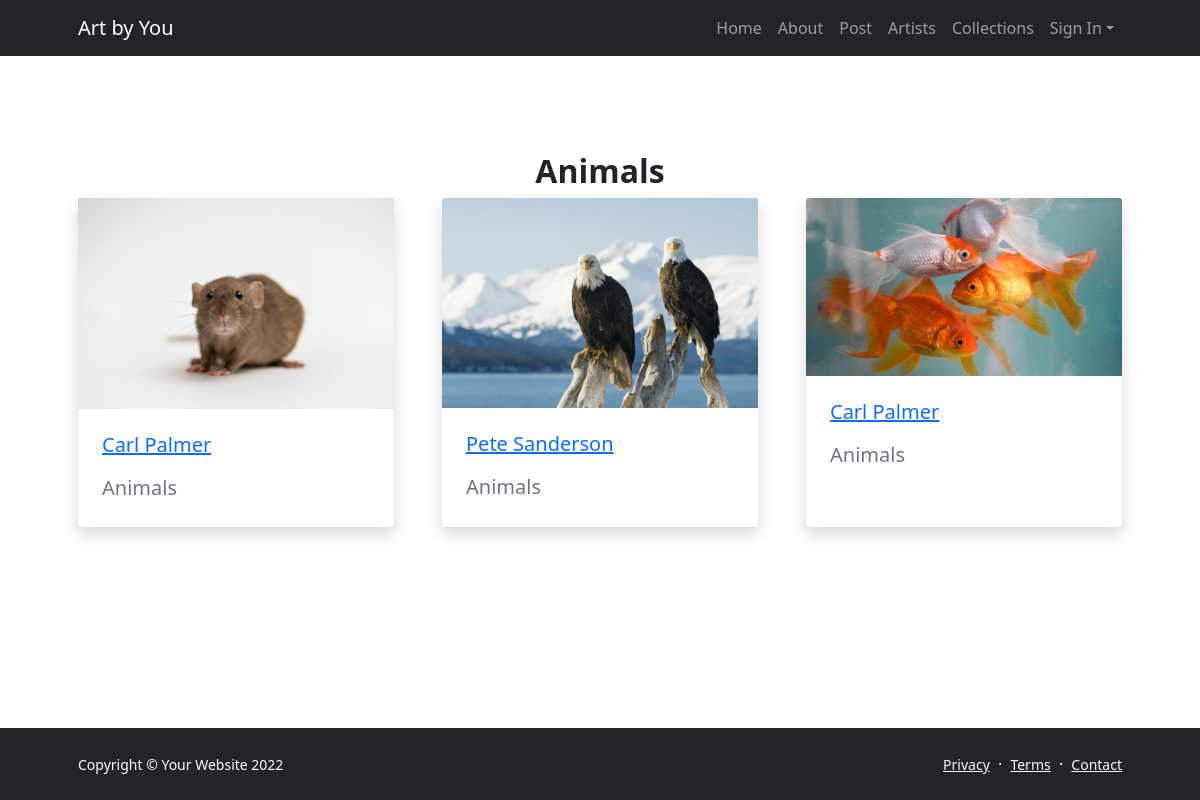
The page /themes.php?theme=Animals on the database its author committed.
### tables this page shows
CREATE TABLE `artwork` (
  `ArtID` int(11) NOT NULL,
  `Title` varchar(100) NOT NULL,
  `ArtImage` varchar(50) NOT NULL,
  `ThemeID` int(11) NOT NULL,
  `ArtistID` int(11) NOT NULL
);

CREATE TABLE `artists` (
  `ArtistID` int(11) NOT NULL,
  `Name` varchar(100) NOT NULL,
  `ArtistImage` varchar(50) NOT NULL,
  `Type` varchar(100) NOT NULL,
  `Description` text NOT NULL
);

CREATE TABLE `themes` (
  `ThemeID` int(11) NOT NULL,
  `Theme` varchar(100) NOT NULL,
  `ThemeImage` varchar(100) NOT NULL
);

### themes.php (the view, shortened to what this page needs)
<!DOCTYPE html>
<html lang="en">
    <head>
        <link href="https://cdn.jsdelivr.net/npm/bootstrap-icons@1.5.0/font/bootstrap-icons.css" rel="stylesheet" />
        <link href="css/styles.css" rel="stylesheet" />
    </head>
    <body class="d-flex flex-column h-100">
        <main class="flex-shrink-0">
            <nav class="navbar navbar-expand-lg navbar-dark bg-dark">
                <div class="container px-5">
                    <a class="navbar-brand" href="index.php">Art by You</a>
                    <div class="collapse navbar-collapse" id="navbarSupportedContent">
                        <ul class="navbar-nav ms-auto mb-2 mb-lg-0">
                            <li class="nav-item"><a class="nav-link" href="index.php">Home</a></li>
                            <li class="nav-item"><a class="nav-link" href="about.php">About</a></li>
                            <li class="nav-item"><a class="nav-link" href="post.php">Post</a></li>
                            <li class="nav-item"><a class="nav-link" href="artists.php">Artists</a></li>
                            <li class="nav-item"><a class="nav-link" href="collections_T.php">Collections</a></li>
                            <li class="nav-item dropdown">
                                <a class="nav-link dropdown-toggle" href="#" id="navbarDropdown" role="button" data-bs-toggle="dropdown" aria-expanded="false">Sign In</a>
                            </li>
                        </ul>
                    </div>
                </div>
            </nav>
            <section class="py-5">
                <div class="container px-5 my-5">
                    <div class="row gx-5 justify-content-center">
                        <div class="col-lg-8 col-xl-6">
                            <div class="text-center">
                            <?php
                                echo '<div class="text-center">';
                                echo  '<h2 class="fw-bolder">'. $_GET['theme']. '</h2>';
                                echo '</div>';
                                ?>
                                </div>
                        </div>
                    </div>
                    <div class="row gx-5">
                    <?php
        include('serverlogin.php');
        $conn = new mysqli($db_hostname, $db_username, $db_password, $db_database);
    $theme1 = $_GET['theme'];
    $sql = "SELECT Theme, ArtImage, Name FROM themes JOIN artwork ON themes.ThemeID = artwork.ThemeID JOIN artists ON artwork.ArtistID = artists.ArtistID WHERE Theme = '$theme1' ";
    $result = $conn->query($sql);
    if ($result->num_rows > 0) {
        while($row = $result->fetch_assoc()) {
            $artistName = $row['Name'];
            $img = $row['ArtImage'];
            $descrip = $row['Theme'];
            $output = <<<HTML
                <div class="col-lg-4 mb-5">
                            <div class="card h-100 shadow border-0">
                                <img class="card-img-top" src="$img" alt="..." />
                                <div class="card-body p-4">
                                    <h5 class="card-title mb-3"><a href="aboutArtists.php?name=$artistName">$artistName</a></h5>
                                    <p class="lead fw-normal text-muted mb-0">$descrip</p>
                                </div>
                            </div>
                        </div>
            HTML;
            echo $output;
        }
    } else {
        echo "There are no results";
    }
?>
            </div>
            </div>
            </section>
        </main>
        <footer class="bg-dark py-4 mt-auto">
            <div class="container px-5">
                <div class="row align-items-center justify-content-between flex-column flex-sm-row">
                    <div class="col-auto"><div class="small m-0 text-white">Copyright &copy; Your Website 2022</div></div>
                    <div class="col-auto">
                        <a class="link-light small" href="#!">Privacy</a>
                        <span class="text-white mx-1">&middot;</span>
                        <a class="link-light small" href="#!">Terms</a>
                        <span class="text-white mx-1">&middot;</span>
                        <a class="link-light small" href="#!">Contact</a>
                    </div>
                </div>
            </div>
        </footer>
    </body>
</html>

### rows shown on the page
artwork: ArtImage (picture), ArtistID.Name "Carl Palmer", ThemeID.Theme "Animals"
artwork: ArtImage (picture), ArtistID.Name "Pete Sanderson", ThemeID.Theme "Animals"
artwork: ArtImage (picture), ArtistID.Name "Carl Palmer", ThemeID.Theme "Animals"

### other values the page prints
$_GET['theme'] "Animals"
